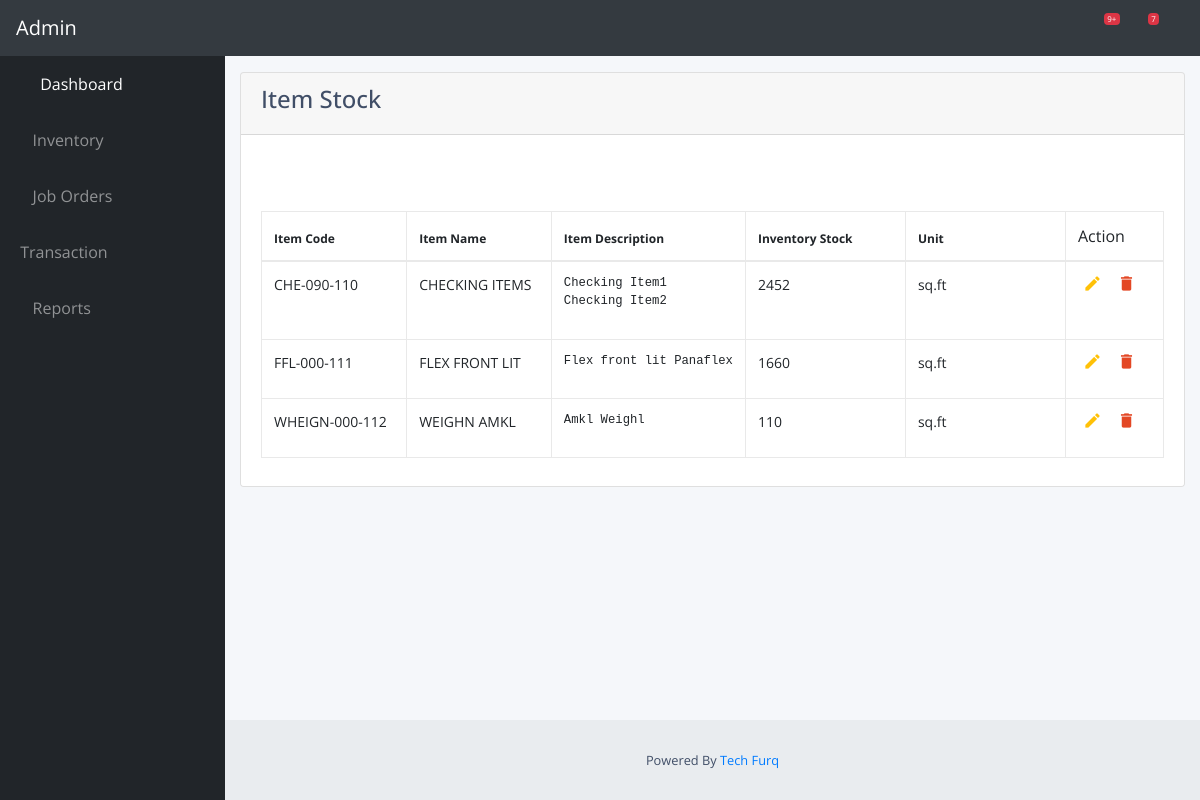
/inventory/stock/, run on the app's committed database.
### inventory/models.py (models this page shows, shortened)
class Add_item(models.Model):
    item_code = models.CharField(max_length = 100)
    item_name = models.CharField(max_length = 100)
    item_description = models.TextField()
    unit = models.CharField(max_length = 100)
    type = models.CharField(max_length = 100)
    size = models.CharField(max_length = 100)
    opening_stock = models.DecimalField(max_digits = 8, decimal_places = 2)

### inventory/views.py (the view)
# urls.py: path('stock/', views.stock, name='stock'),
def stock(request):
    cursor = connection.cursor()
    stock = cursor.execute('''Select itemID,Size,item_code, item_name,Item_description,Unit,SUM(Quantity) As qty From (
                            Select 'Opening Stock' As TranType,ID As ItemID, Size, Item_Code, Item_name, Item_description, unit,Opening_Stock as Quantity
                            From inventory_add_item
                            union all
                            Select 'Purchase' As TranType,P.ID As ItemID,P.Size, P.Item_Code,P.Item_name,P.Item_description,P.unit,sum(H.width*H.height*H.Quantity)
                            From transaction_purchasedetail H Inner join inventory_add_item P On H.item_id_id = P.id
                            group by H.item_id_id
                            union All
                            Select 'Purchase Return' As TranType,P.ID As ItemID,P.Size,P.Item_Code,P.Item_name,P.Item_description,P.unit,sum(H.width*H.height*H.Quantity) * -1
                            From transaction_purchasereturndetail H Inner join inventory_add_item P On H.item_id_id = P.id
                            group by H.item_id_id
                            union all
                            Select 'Sale' As TranType,P.ID AS ItemID,P.Size,P.Item_Code,P.Item_name,P.Item_description,P.unit,sum(H.width*H.height*H.Quantity) * -1
                            From transaction_saledetail H Inner join inventory_add_item P On H.item_id_id = P.id
                            group by H.item_id_id
                            union all
                            Select 'Sale Return' As TranType,P.ID AS ItemID,P.Size,P.Item_Code,P.Item_name,P.Item_description,P.unit,sum(H.width*H.height*H.Quantity)
                            From transaction_salereturndetail H Inner join inventory_add_item P On H.item_id_id = P.id
                            group by H.item_id_id
                            ) As tblTemp
                            Group by ItemID''')
    stock = stock.fetchall()
    print(stock)
    return render(request,'inventory/stock.html',{'stock':stock})

### inventory/templates/inventory/stock.html (shortened to what this page needs)
{% extends "transaction/base.html" %}
{% load crispy_forms_tags %}
{% block body %}
<div class="card" style="width: 100%;">
<div class="card-header">
  <h4>Item Stock</h4>
</div>
<ul class="list-group list-group-flush">
  <li class="list-group-item">
    <br>
    <br>
    <table class="table table-bordered sort" id="dataTable">
        <thead>
            <tr>
                <th >Item Code</th>
                <th>Item Name</th>
                <th width="160px">Item Description</th>
                <th width="160px">Inventory Stock</th>
                <th width="160px">Unit</th>
                <td>Action</td>
            </tr>
        </thead>
        <tbody>
          {% for value in stock %}
          <tr>
              <td>{{ value.2 }}</td>
              <td>{{ value.3 }}</td>
              <td><pre>{{ value.4 }}</pre></td>
              <td>{{ value.6 }}</td>
              <td>{{ value.5 }}</td>
  			      <td><a class="edit_list" href="{% url 'edit-item' pk=value.0 %}" title="Edit" data-toggle="tooltip"><i class="material-icons">&#xE254;</i></a><a class="delete_item_row" href="{% url 'delete-item' pk=value.0 %}" data-toggle="tooltip"><i class="material-icons">&#xE872;</i></a></td>
          </tr>
          {% endfor %}
        </tbody>
    </table>
  </li>
</ul>
</div>
{% endblock body %}

### transaction/static/transaction/css/table.css (style rules this page uses)
body { color: #404E67; background: #F5F7FA; font-family: 'Open Sans', sans-serif; }
#dataTable.table tbody tr td { font-size: 14px; }
table.table tr th, table.table tr td { border-color: #e9e9e9; }
table.table td a { cursor: pointer; display: inline-block; margin: 0 5px; min-width: 24px; }
table.table td a.edit_list { color: #FFC107; }
#dataTable.table td a.delete_item_row { color: #E34724; }
table.table td i { font-size: 19px; }
table.table thead tr th { white-space: nowrap; overflow: hidden; font-size: 14px; }
table.table tbody tr td { white-space: nowrap; overflow: hidden; text-overflow:ellipsis; font-size: 12px; }
table.table thead tr th { font-size:12px; }
#t_table, th, td { border: 1px solid; }

### data on the page
Add_item: item_code "CHE-090-110", item_name "CHECKING ITEMS", item_description "Checking Item1 Checking Item2", value "2452", unit "sq.ft"
Add_item: item_code "FFL-000-111", item_name "FLEX FRONT LIT", item_description "Flex front lit Panaflex", value "1660", unit "sq.ft"
Add_item: item_code "WHEIGN-000-112", item_name "WEIGHN AMKL", item_description "Amkl Weighl", opening_stock "110", unit "sq.ft"
